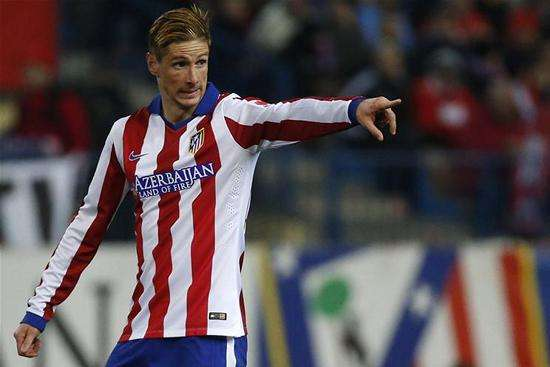
//> input picture DFT/DFT/raw.jpg, 550 x 367 px
$ ./dftMain   (built with g++ and OpenCV 4)
//> lines starting //> are read from the running program, lines starting //| are printed output that depends on the picture
#include<iostream>
#include<opencv2\core.hpp>
#include<opencv2\highgui.hpp>
#include<opencv2\imgproc.hpp>

using namespace std;
using namespace cv;
int main()
{
	Mat GrayRaw = imread("raw.jpg", IMREAD_GRAYSCALE);
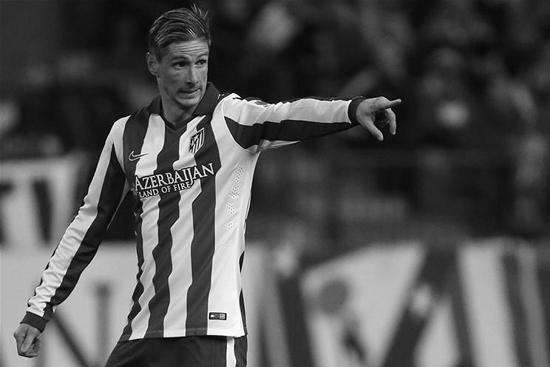
//> GrayRaw: 367 rows x 550 cols, CV_8UC1; min 0, max 255, mean 81.8
	imshow("Raw gray image", GrayRaw);
	if (!GrayRaw.data)
	{
		cout << "Fail to load the image!" << endl;
		return -1;
	}

	//Calculate the optimal size for FFT
	int m = getOptimalDFTSize(GrayRaw.rows);
//> m = 375
	int n = getOptimalDFTSize(GrayRaw.cols);
//> n = 576

	//Expand the GrayRaw size to m*n, using 0 to fill in the blank area
	//Only expand from the right side and the bottom side. All filled with 0
	Mat ExpandedGrayRaw;
	copyMakeBorder(GrayRaw, ExpandedGrayRaw, 0, m - GrayRaw.rows, 0, n - GrayRaw.cols, BORDER_CONSTANT, Scalar::all(0));
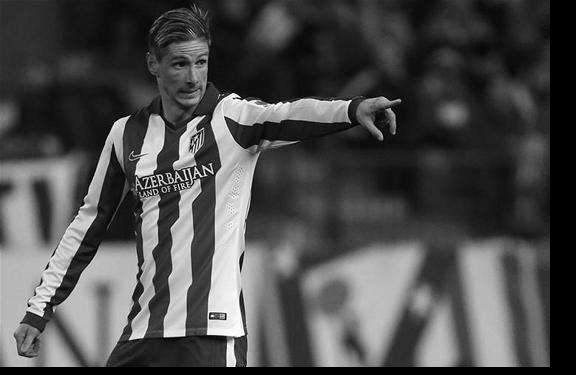
//> ExpandedGrayRaw: 375 rows x 576 cols, CV_8UC1; min 0, max 255, mean 76.5

	//Make the size of the picture odd, use "and" to remove the 1
	ExpandedGrayRaw = ExpandedGrayRaw(Rect(0, 0, ExpandedGrayRaw.cols & -2, ExpandedGrayRaw.rows & -2));
//> ExpandedGrayRaw: 374 rows x 576 cols, CV_8UC1
	//R_I[0] to store the real part, R_I[1] to store the imaginary part, with only 1 channel respectively
	Mat R_I[] = { Mat_<float>(ExpandedGrayRaw), Mat::zeros(ExpandedGrayRaw.size(), CV_32F) };
//> R_I[1]: 374 rows x 576 cols, CV_32FC1; every value is 0

	//Merge them into one Mat with 2 channels.
	//The function DFT automatically fill the first channel with real part, second channel with imaginary part
	Mat merged;
	merge(R_I, 2, merged);
	dft(merged, merged);

	//Then split the 2 channels into R_I, and calculate the magnitude of the DFT results
	split(merged, R_I);
	magnitude(R_I[0], R_I[1], R_I[0]);
	R_I[0] += Scalar::all(1);
	log(R_I[0], R_I[0]);

	//Shift the center
	int centerx = n / 2;
//> centerx = 288
	int centery = m / 2;
//> centery = 187
	Mat area1 = R_I[0](Rect(0, 0, centerx, centery));
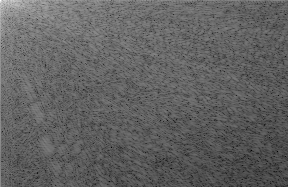
//> area1: 187 rows x 288 cols, CV_32FC1; min 3.21, max 16.62, mean 8.37; drawn with min black and max white
	Mat area2 = R_I[0](Rect(centerx, 0, centerx, centery));
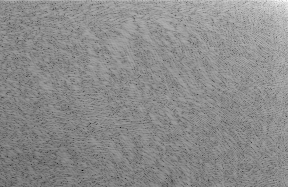
//> area2: 187 rows x 288 cols, CV_32FC1; min 0.621, max 14.48, mean 8.23; drawn with min black and max white
	Mat area3 = R_I[0](Rect(0, centery, centerx, centery));
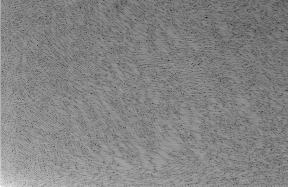
//> area3: 187 rows x 288 cols, CV_32FC1; min 0.622, max 15.3, mean 8.23; drawn with min black and max white
	Mat area4 = R_I[0](Rect(centerx, centery, centerx, centery));
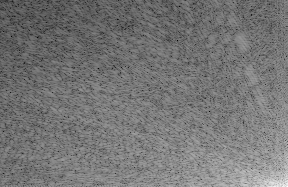
//> area4: 187 rows x 288 cols, CV_32FC1; min 3.21, max 14.28, mean 8.35; drawn with min black and max white
	Mat temp;
	area1.copyTo(temp);
	area4.copyTo(area1);
	temp.copyTo(area4);
	area2.copyTo(temp);
	area3.copyTo(area2);
	temp.copyTo(area3);
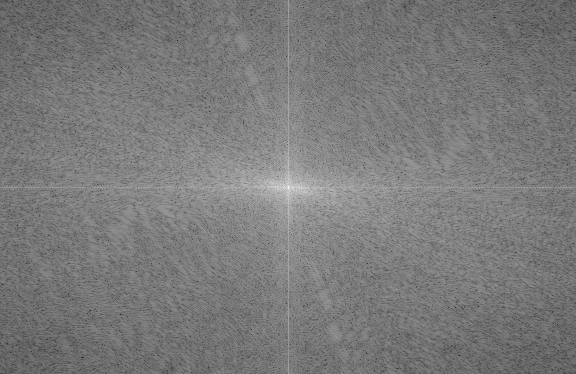
//> R_I[0]: 374 rows x 576 cols, CV_32FC1; min 0.621, max 16.62, mean 8.3; drawn with min black and max white

	//Normalization
	normalize(R_I[0], R_I[0], 0, 1, CV_MINMAX);

	imshow("DFT result", R_I[0]);

	waitKey(0);
	return 0;
}
